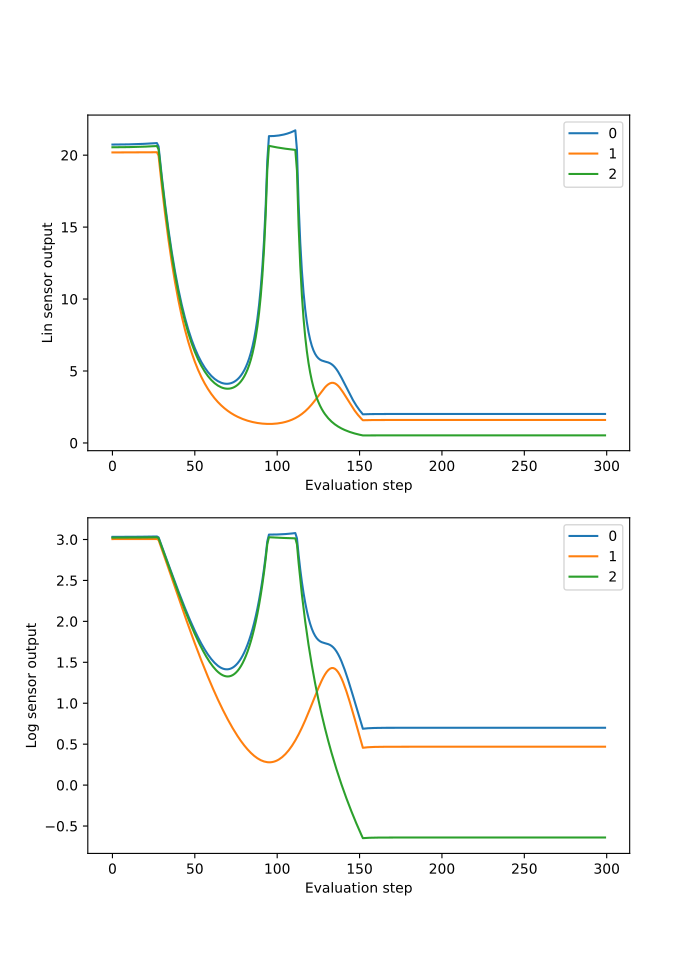

Write Python code to recreate this figure.
#!/usr/bin/env python3

import math
import numpy as np
import math
import pyrosim

EPS = 0.0
#np.random.seed(0)

debug = False
play_blind = True

sen_types = [0,1,2]

def get_light_sensor_time_series(sensitivityType, logarithmic):
    seconds = 15.0
    dt = 0.05
    eval_time = int(seconds/dt)
    gravity = -0.1

    sim = pyrosim.Simulator(eval_time=eval_time, debug=debug,
                               play_paused=False,
                               gravity=gravity,
                               play_blind=play_blind,
                               use_textures=True,
                               capture=False,
                               dt=dt,
                               xyz=[3, -4, 4])

    sphere = sim.send_sphere(x=0, y=0, z=3, radius=0.1, mass=1., r=1, g=0, b=0)

    light_sensor = sim.send_light_sensor(body_id=sphere, kind_of_light=sensitivityType, logarithmic=logarithmic)

    box0 = sim.send_box(x=0.1, y=0, z=3.25, length=0.2, width=0.2, height=0.2, r=0, g=0, b=0)
    sim.send_fixed_joint(-1, box0) # comment this line out to see the light source rotate with the body
    light_source0 = sim.send_light_source(box0, x=0, y=0, z=-0.15, kind_of_light=0)

    box1 = sim.send_box(x=-1., y=0, z=0.75, length=0.3, width=0.3, height=1.5, r=0, g=1, b=0)
    light_source1 = sim.send_light_source(box1, x=0, y=0.5, z=0, kind_of_light=1)

    box2 = sim.send_box(x=-1., y=0, z=1.65+EPS, length=0.3, width=0.3, height=0.3, r=1, g=0, b=0)
    light_source1 = sim.send_light_source(box2, x=0, y=1, z=0, kind_of_light=2)

    sim.create_collision_matrix('all')

    sim.start()

    sim.wait_to_finish()

    return sim.get_sensor_data(light_sensor)

def draw_ts(tsdata):
    import matplotlib.pyplot as plt
    fig, (ax0, ax1) = plt.subplots(nrows=2, figsize=(7, 9.6))
    for sen in sen_types:
        ts = tsdata[False][sen]
        ax0.plot(range(len(ts)), ts, label=str(sen))
        ax0.legend()
        ax0.set_ylabel('Lin sensor output')
        ax0.set_xlabel('Evaluation step')
    for sen in sen_types:
        ts = tsdata[True][sen]
        ax1.plot(range(len(ts)), ts, label=str(sen))
        ax1.legend()
        ax1.set_ylabel('Log sensor output')
        ax1.set_xlabel('Evaluation step')
    plt.show()

if __name__ == "__main__":

    lsdata = {}
    for log in [True, False]:
        lsdata[log] = {}
        for sen in sen_types:
            lsdata[log][sen] = get_light_sensor_time_series(sen, log)

    draw_ts(lsdata)
